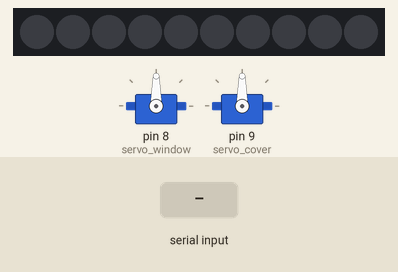
Bench run of a sketch on a simulated Arduino Uno, built with avr-gcc and run on an emulated ATmega328P. Shown: 2 × servo, 10 RGB LEDs in strip order, left to right. The test bench sets the inputs (shaded band).

Above: at 1.2 s.
1.3 s: byte 30 received over Serial
At 2.5 s:
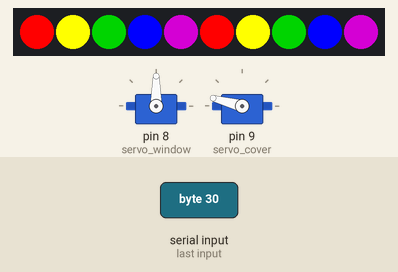
2.8 s: byte 120 received over Serial
At 3.8 s:
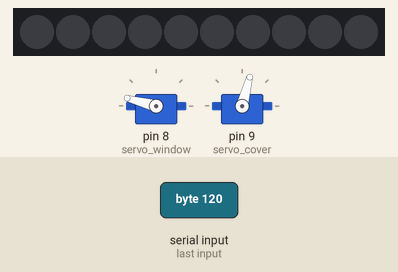
4.3 s: byte 90 received over Serial
At 5.0 s:
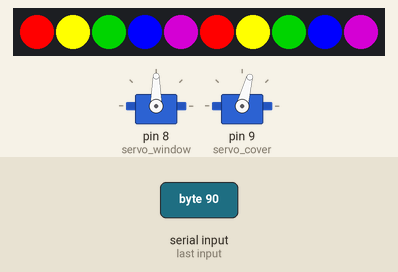
Timing chart, 0 to 7.3 s (numbered marks = the images above; inputs shaded):
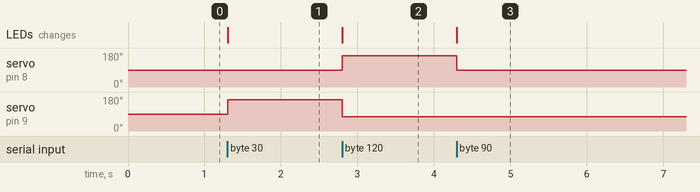

The sketch:

Communication.ino
```cpp
#include<Servo.h>
#include <FastLED.h>

#define piezo 5
#define NUM_LEDS 10
#define DATA_PIN 3
#define CLOCK_PIN 13

Servo servo_cover;
Servo servo_window;
CRGB leds[NUM_LEDS];

void stop_c(){
  servo_cover.write(90);
}
void stop_w(){
  servo_window.write(90);
}
void open_c(){
  servo_cover.write(75);
}
void close_c(){
  servo_cover.write(165);
}
void open_w(){
  servo_window.write(75);
}
void close_w(){
  servo_window.write(165);
}
void buzzer_on(){
  tone(piezo,262);
}
void buzzer_off(){
   noTone(piezo);
}
void led_on(){
  leds[0] = CRGB::Red;
  leds[1] = CRGB::Yellow;
  leds[2] = CRGB::Green;
  leds[3] = CRGB::Blue;
  leds[4] = CRGB::Purple;
  leds[5] = CRGB::Red;
  leds[6] = CRGB::Yellow;
  leds[7] = CRGB::Green;
  leds[8] = CRGB::Blue;
  leds[9] = CRGB::Purple;
  FastLED.show();
}

void led_off(){
  leds[0] = CRGB::Black;
  leds[1] = CRGB::Black;
  leds[2] = CRGB::Black;
  leds[3] = CRGB::Black;
  leds[4] = CRGB::Black;
  leds[5] = CRGB::Black;
  leds[6] = CRGB::Black;
  leds[7] = CRGB::Black;
  leds[8] = CRGB::Black;
  leds[9] = CRGB::Black;
  FastLED.show();
}


void setup(){
  // put your setup code here, to run once:
  servo_window.attach(8);
  servo_cover.attach(9);
  pinMode(piezo,OUTPUT);
  FastLED.addLeds<NEOPIXEL, DATA_PIN>(leds, NUM_LEDS);
  Serial.begin(9600);
}

void loop() {
 if(Serial.available() > 0){
   char read_data = (char)Serial.read();
    //window
    if(((read_data & 0b00100000) >> 5 ) == 0 ){
        stop_w();
    }
    else{
      if(((read_data & 0b00010000) >> 4 ) == 0){
          open_w();
      }
      else{
          close_w();
      }
    }
    //cover
    if(((read_data & 0b00001000) >> 3 ) == 0 ){
        stop_c();
    }
    else{
      if(((read_data & 0b00000100) >> 2 ) == 0){
          open_c();
      }
      else{
          close_c();
      }
    }

    //led
    if(((read_data & 0b00000010) >> 1 ) == 1){
        led_on();
    }
    else{
        led_off();
    }

    //buzzer
    if((read_data & 0b00000001) == 1){
        buzzer_on();
    }
    else{
        buzzer_off();
    }
  }
}
```

Measured:
- after the input at 1.3 s, servo on pin 9 (servo_cover): 90° → 165° at once; the LEDs: change at once (image 1)
- after the input at 2.8 s, servo on pin 8 (servo_window): 90° → 165° at once; servo on pin 9 (servo_cover): 165° → 75° at once; the LEDs: change at once (image 2)
- after the input at 4.3 s, servo on pin 8 (servo_window): 165° → 90° at once; the LEDs: change at once (image 3)
